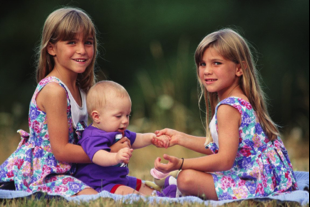
%> input picture sketch/img.png, 310 x 207 px
$ octave --eval "result = sketch('img.png');"   (GNU Octave 9; MATLAB toolbox functions it lacks are replaced by stand-ins)
%> lines starting %> are read from the running program, lines starting %| are printed output that depends on the picture
### sketch/directions1.m
function L = directions1(sketchSize)

	%% Create ds for 8 directions
	center = ceil(sketchSize/2);

	% 0 degree
	L{1} = zeros(sketchSize, sketchSize);
	L{1}(center,:) = 1/sketchSize;

	% 22.5 degrees
	L{2} = zeros(sketchSize, sketchSize);
	for y = center:sketchSize
		x = ceil(center - (y - center)*tan(pi/8));
		L{2}(x, y) = 1/sketchSize;
	end
	for y = center-1:-1:1
		x = ceil(center + (center - y)*tan(pi/8));
		L{2}(x, y) = 1/sketchSize;
	end

	% 45 degrees
	L{3} = zeros(sketchSize, sketchSize);
	L{3}(sub2ind(size(L{3}), 1:sketchSize, sketchSize:-1:1)) = 1/sketchSize;

	% 67.5 degrees
	count = 0;
	L{4} = zeros(sketchSize, sketchSize);
	for y = center:sketchSize
		x = ceil(center - (y - center)*tan(pi*3/8));
		if x > 0
			L{4}(x, y) = 1;
			count = count + 1;
		else
			break;
		end
	end
	for y = center-1:-1:1
		x = ceil(center + (center - y)*tan(pi*3/8));
		if x <= sketchSize
			L{4}(x, y) = 1;
			count = count + 1;
		else
			break;
		end
	end
	L{4} = L{4}./count;

	% 90 degrees
	L{5} = zeros(sketchSize, sketchSize);
	L{5}(:,center) = 1/sketchSize;

	% 112.5 degrees
	count = 0;
	L{6} = zeros(sketchSize, sketchSize);
	for y = center:sketchSize
		x = ceil(center + (y - center)*tan(pi*3/8));
		if x <= sketchSize
			L{6}(x, y) = 1;
			count = count + 1;
		else
			break;
		end
	end
	for y = center-1:-1:1
		x = ceil(center - (center - y)*tan(pi*3/8));
		if x > 0
			L{6}(x, y) = 1;
			count = count + 1;
		else
			break;
		end
	end
	L{6} = L{6}./count;

	% 135 degrees
	L{7} = zeros(sketchSize, sketchSize);
	L{7}(sub2ind(size(L{7}), 1:sketchSize, 1:sketchSize)) = 1/sketchSize;

	% 157.5 degrees
	L{8} = zeros(sketchSize, sketchSize);
	for y = center:sketchSize
		x = ceil(center + (y - center)*tan(pi/8));
		L{8}(x, y) = 1/sketchSize;
	end
	for y = center-1:-1:1
		x = ceil(center - (center - y)*tan(pi/8));
		L{8}(x, y) = 1/sketchSize;
	end
end

### sketch/magnitudeMap.m
function C = magnitudeMap(G, gradientImg)
	[h, w] = size(G{1});

	for i = 1:h
		for j = 1:w
			valueVec = [G{1}(i,j),G{2}(i,j),G{3}(i,j),G{4}(i,j),G{5}(i,j),G{6}(i,j),G{7}(i,j),G{8}(i,j)];
			maxValue = max(valueVec);
			for x = 1:8
				C{x}(i,j) = 0;
			end
			for x = 1:8
				if G{x}(i,j) == maxValue
					C{x}(i,j) = gradientImg(i,j);
					break;
				end
			end
		end
	end

end

### sketch/createMixedP.m
function mixedP = createMixedP

	% P{1} P{2} P{3}
	P{1} = zeros(1,256);
	P{2} = zeros(1,256);
	P{3} = zeros(1,256);

    for i = 1:256
    	% P{1}
    	P{1}(i) = (exp((i - 256)/9.0))/9.0;

    	% P{2}
    	if i >= 105 && i <= 225
    		P{2}(i) = 1.0/(225.0 - 105.0);
    	end

    	% P{3}
    	P{3}(i) = (1/sqrt(242*pi)) * exp((i-90)*(i-90)/-242.0);
    end

    mixedP = P{1}*52 + P{2}*37 + P{3}*11;
    mixedP = mixedP / sum(mixedP);

end

### sketch/sketch.m
function X = sketch(filename)
%> called with filename = 'img.png'
	I = rgb2gray(im2double(imread(filename)));
%> I: size 207x310 double; min 0, max 0.964, mean 0.35
%%%
	[h,w] = size(I);
%> h = 207; w = 310
	if h < w
		sketchSize = ceil(h/30);
%> sketchSize = 7
	else
		sketchSize = ceil(w/30);
	end

	%% Step 1
	% Create gradient of the image
	[x, y] = gradient(I);
	gradientImg = sqrt(x.*x + y.*y);
	gradientImg = mat2gray(gradientImg,[0.02 0.35]); % Scale the gradient img
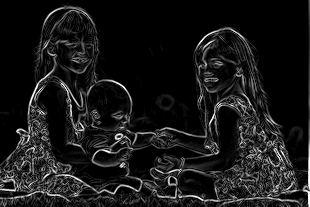
%> gradientImg: size 207x310 double; min 0, max 1, mean 0.0951

	% Built 8 directions
	L = directions1(sketchSize);

	% Greate response map G{i} = L{i} * gradientImg
	for i = 1:8
		G{i} = conv2(gradientImg, L{i}, 'same');
		% figure, imshow(G{i});
	end
%> after the loop, G = 8 items

	% Create magnitude map for all the directions
	C = magnitudeMap(G, gradientImg);
%> in magnitudeMap, `[h, w] = size(G{1});`: h = 207; w = 310
%> after the loop in magnitudeMap, `for i = 1:h`: C = 8 items
%> C = 8 items

	%% Step 2
	S = zeros(h,w);
	for i = 1:8
		S = S + conv2(C{i}, L{i}, 'same');
	end
	stroke = ones(h,w) - S;
%%%
	%% Step 3
	% Create 3 tone P
	mixedP = createMixedP;

	%% Step 4
	shadeImg = histeq(I, mixedP);
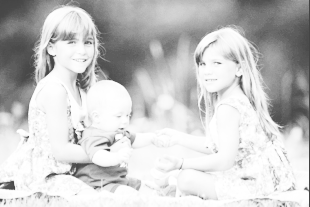
%> shadeImg: size 207x310 double; min 0.267, max 1, mean 0.785

	% imshow(shadeImg);

	% imshow(I4);
%%%
	% Cut pencil texture
	J = shadeImg;
	imshow(J)
	textureSource = im2double(imread('pencil.png'));
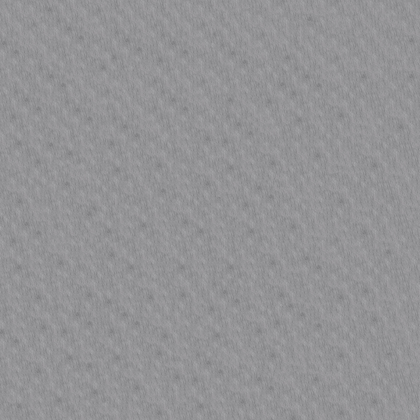
%> input picture sketch/pencil.png, 420 x 420 px, shrunk from 2048 x 2048 before the run
	H = textureSource(1:h, 1:w);
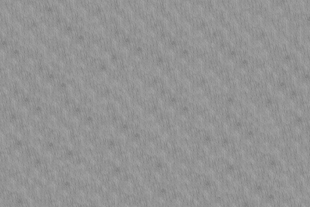
%> H: size 207x310 double; min 0.49, max 0.643, mean 0.578

	% Texture Rendering
	B = 0.2:0.2:2;

	part2 = 0.2*norm(gradient(B),2)^2;

	for i = 1:h
		for j = 1:w
			for x = 1:10
				vector(x) = norm((0.2 * x * log(H(i,j)) - log(J(i,j))),2)^2;
			end
			minValue = min(vector);
			for x = 1:10
				if vector(x) == minValue
					part1 = 0.2*x;
					break;
				end
			end
			Bstar(i,j) = part1+part2;
		end
	end
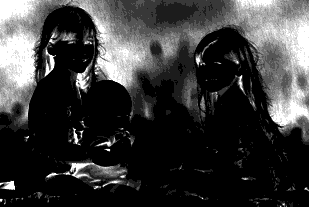
%> Bstar: size 207x310 double; min 0.28, max 2.08, mean 0.687; drawn with min black and max white
%> after the loop, part1 = 2; vector = [1.48 1.23 1.01 0.805 0.626 0.469 0.335 0.223 0.134 0.0679]

	T = H .^ Bstar;
	% T = mat2gray(T);
	% figure,imshow(T);

	% Step 6
	R = stroke .* T;
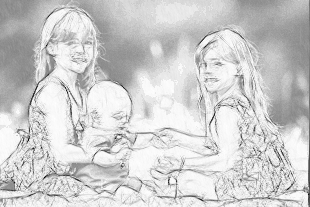
%> R: size 207x310 double; min -0.404, max 0.884, mean 0.639; drawn with min black and max white

	figure,imshow(R);
%> after `imshow(R)`:
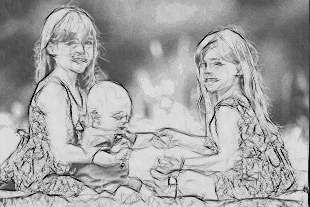
%> displayed picture: size 207x310, on the screen's scale of 0 to 255; min 0, max 225, mean 163.1


end
%> (the run ends here)
